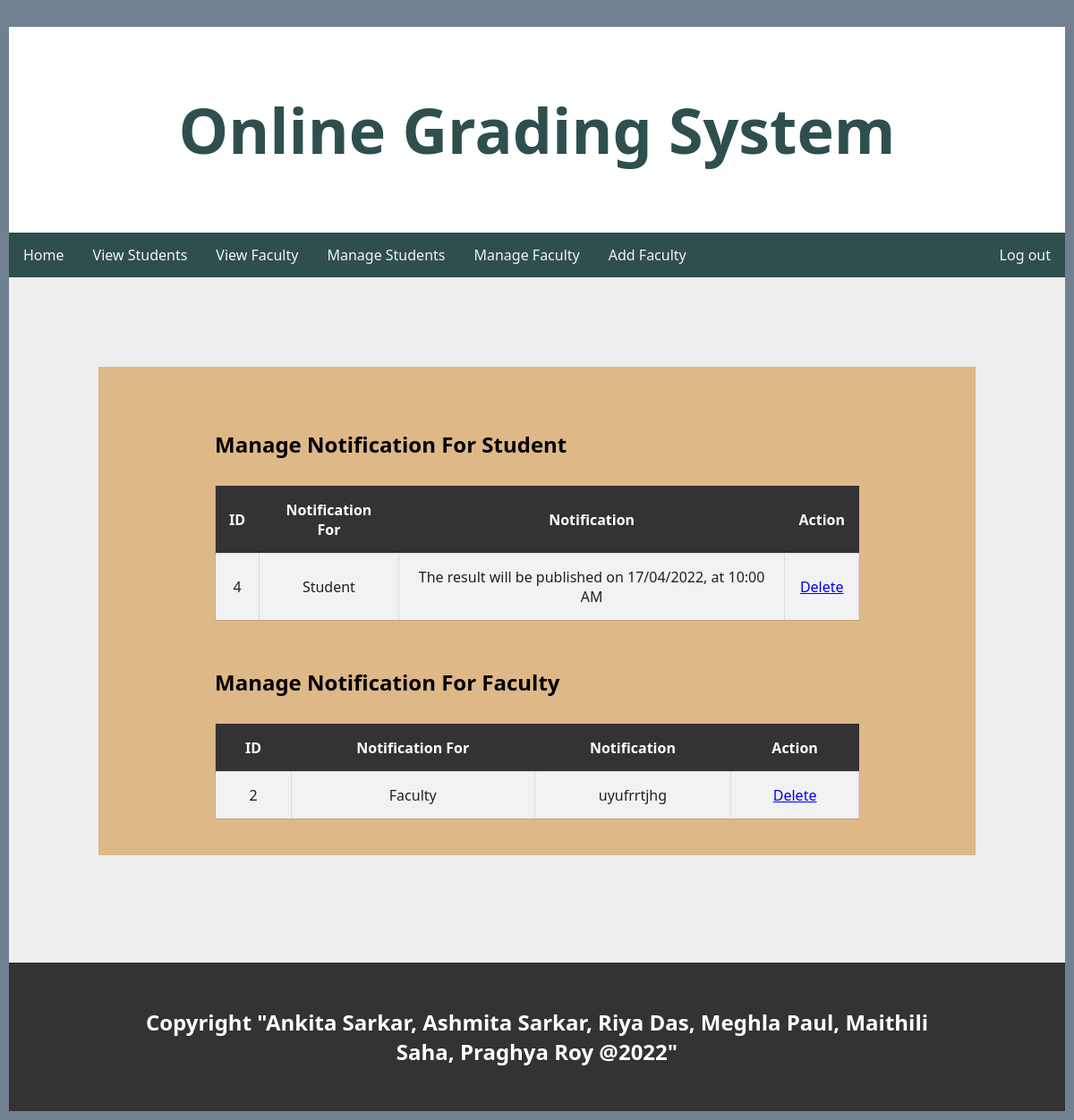
The app's page /manage_nt.php (signed in) with its own data.
### tables this page shows
CREATE TABLE `notification` (
  `Id` int(11) NOT NULL,
  `Notification` varchar(100) NOT NULL
);

CREATE TABLE `fac_notification` (
  `Id` int(50) NOT NULL,
  `Notification` varchar(100) NOT NULL
);

### manage_nt.php (the view, shortened to what this page needs)
<!Doctype html>
<html>
<head>
	<link rel="stylesheet" type="text/css" href="css/mystyle.css">
</head>
<body>
	<div class="wrapper">
		<div class="header">
		  <h1>Online Grading System</h1>
		</div>
		<div class="topnav">
			<a href="index.php">Home</a>
			<a href="view_students.php">View Students</a>
			<a href="view_employee.php">View Faculty</a>
			<a href="manage_students.php">Manage Students</a>
			<a href="manage_faculty.php">Manage Faculty</a>
			<a href="fac_reg.php">Add Faculty</a>
			<a href="logout.php" style="float:right">Log out</a>
		</div>
	<div class="row">
		  <div class="leftcolumn">
			<div class="card">
				<h2>Manage Notification For Student</h2>
			  <?php
				  	include 'dbconnect.php';
					$sql = "SELECT * FROM Notification";
                    $result = mysqli_query($con, $sql);
				?>
				<table>
						<tr>
						<th>ID</th>
							<th>Notification For</th>
							<th>Notification</th>
							<th>Action</th>
						</tr>
					<?php
					while($detail=mysqli_fetch_assoc($result)){
					?>
						<tr>
							<td><?php echo $detail['Id']; ?></td>
							<td>Student</td>
							<td><?php echo $detail['Notification']; ?></td>
                            <td>
			                <a href="q1.php?del=<?php echo $detail['Id']; ?>" class="del_btn" >Delete</a></td>
						</tr>
					<?php } ?>
				</table>
				<br>
				<h2>Manage Notification For Faculty</h2>
			  <?php
				  	include 'dbconnect.php';
					$sql = "SELECT * FROM fac_notification";
                    $result = mysqli_query($con, $sql);
				?>
				<table>
						<tr>
						<th>ID</th>
							<th>Notification For</th>
							<th>Notification</th>
							<th>Action</th>
						</tr>
					<?php
					while($detail=mysqli_fetch_assoc($result)){
					?>
						<tr>
							<td><?php echo $detail['Id']; ?></td>
							<td>Faculty</td>
							<td><?php echo $detail['Notification']; ?></td>
                            <td>
			                <a href="q2.php?del=<?php echo $detail['Id']; ?>" class="del_btn" >Delete</a></td>
						</tr>
					<?php } ?>
				</table>
			  </div>
		</div>
	</div>
	<div class="footer">
  <h2>Copyright  "Ankita Sarkar, Ashmita Sarkar, Riya Das, Meghla Paul, Maithili Saha, Praghya Roy @2022"</h2>
</div>
	</div>
</html>
</body>

### css/mystyle.css (style rules this page uses)
* { box-sizing: border-box; }
body { font-family: Segoe, "Segoe UI", "DejaVu Sans", "Trebuchet MS", Verdana, "sans-serif"; padding: 10px; background: #708090; margin: 0; }
.wrapper { width:100%; background:#eee; margin:0 auto; }
.topnav { overflow: hidden; background-color: #2F4F4F; position: relative; top: 0; width: 100%; }
.topnav a { float: left; display: block; color: #f2f2f2; text-align: center; padding: 14px 16px; text-decoration: none; }
.header { margin-top: 20px; padding: 20px; text-align: center; color:#2F4F4F; background-color: white; }
.header h1 { font-size: 70px; }
.leftcolumn { margin: 100px; width: 50%; }
.card { background-color: burlywood; padding: 70px; margin-top: 30px; }
.row:after { content: ""; display: table; clear: both; }
.footer { padding: 20px; text-align: center; background: #333; color:#fff; margin-top: 20px; }
table { border: 1px solid rgba(34,36,38,.15); border-radius: .28571429rem; border-collapse: separate; border-spacing: 0; width: 70%; margin: auto ; }
th, td { text-align: center; padding: 8px; border-left: 1px solid rgba(34,36,38,.1); color: rgba(0,0,0,.87); }
tr:nth-child(even) { background-color: #f2f2f2 }
th { background-color: #f9fafb; color: black; border-bottom: 1px solid rgba(34,36,38,.1); }

### manage_nt.php (style rules this page uses)
.leftcolumn { width: auto; }
.card { padding: 40px; }
h2 { width: 80%; margin: 30px auto; }
table { border-collapse: collapse; width: 80%; margin: auto ; }
th, td { text-align: center; padding: 15px; }
tr:nth-child(even) { background-color: #f2f2f2 }
th { background-color: #333; color: white; }

### records on screen
notification: Id "4", Notification "The result will be published on 17/04/2022, at 10:00 AM"
fac_notification: Id "2", Notification "uyufrrtjhg"
